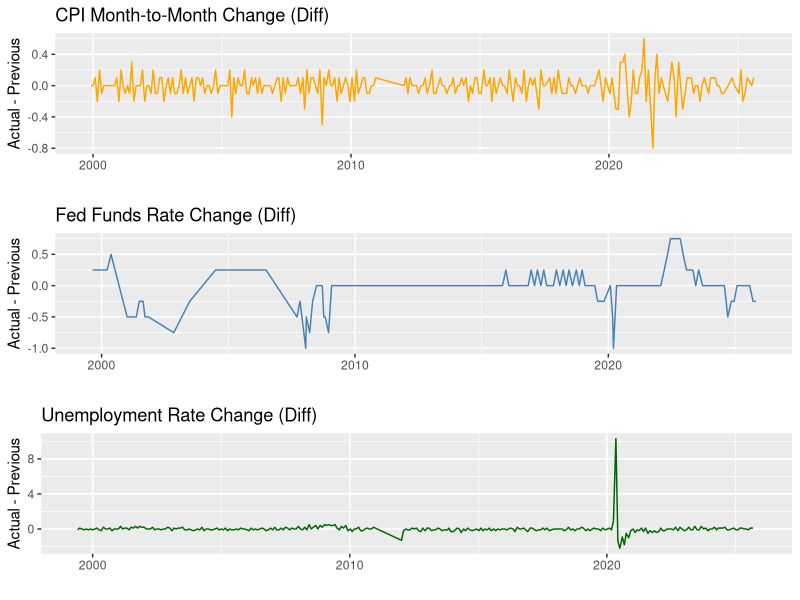
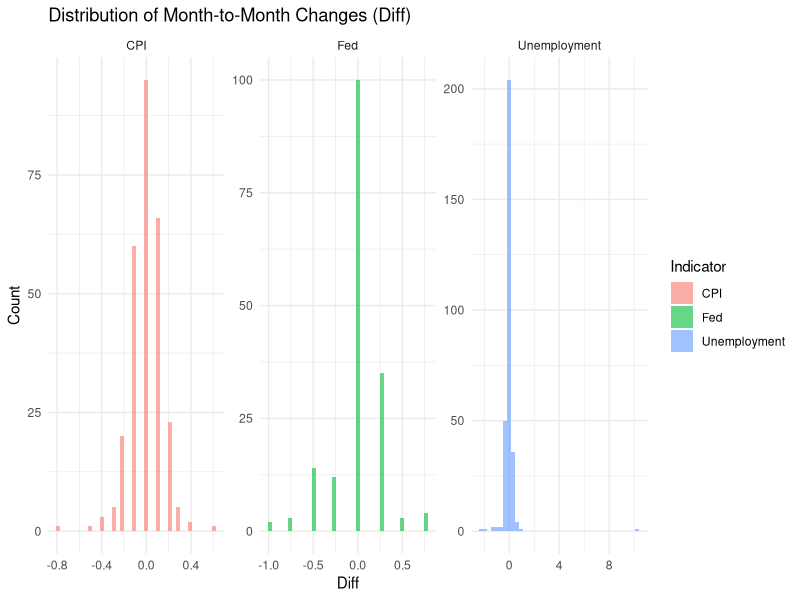
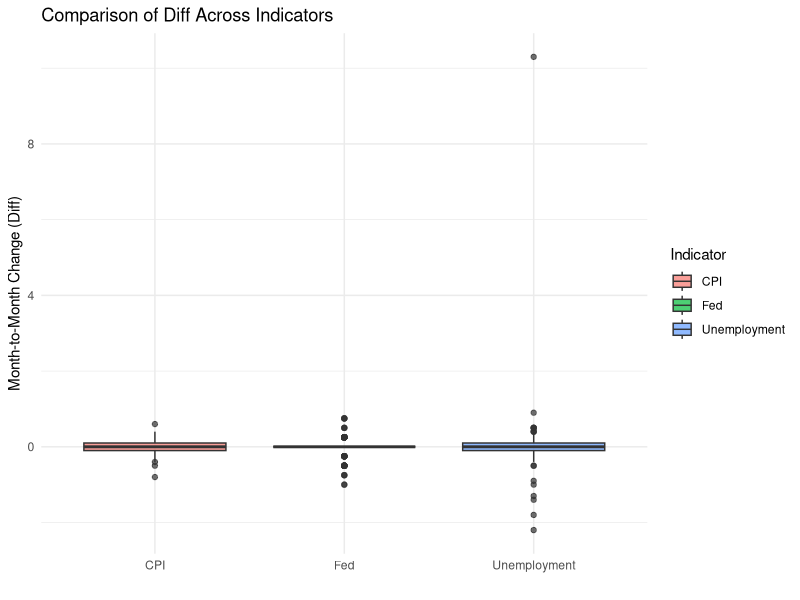
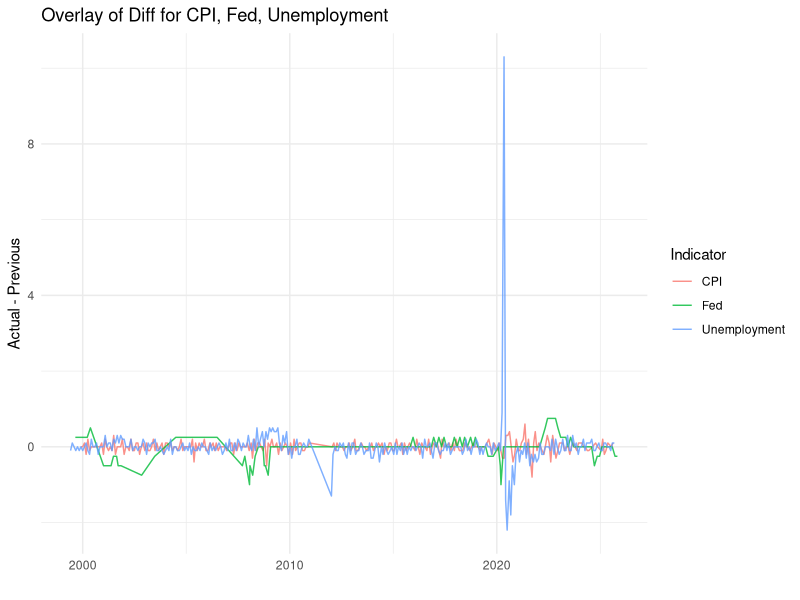
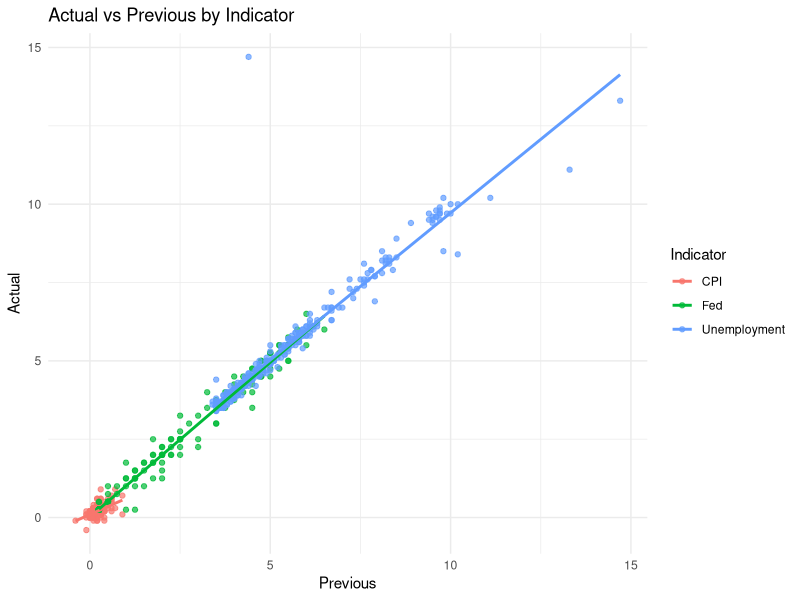

Generate these figures, in order, with R:
library(tidyverse)
library(lubridate)
library(gridExtra)

# -----------------------------
# 1. Load datasets
# -----------------------------
cpi  <- read_csv("cpi_cleaned.csv")
fed  <- read_csv("fed_rate_cleaned.csv")
unemp <- read_csv('unemployment_cleaned.csv')

# -----------------------------
# 2. Convert dates + compute Diff
# -----------------------------
process_macro <- function(df, name) {
  df %>%
    mutate(
      Date = as.Date(Date, format = "%b %d, %Y"),
      Diff = Actual - Previous,
      Indicator = name
    )
}

cpi  <- process_macro(cpi, "CPI")
fed  <- process_macro(fed, "Fed")
unemp <- process_macro(unemp, "Unemployment")

macro_all <- bind_rows(cpi, fed, unemp)

# -----------------------------
# 3. Summary statistics
# -----------------------------
summary_stats <- macro_all %>%
  group_by(Indicator) %>%
  summarise(
    n = n(),
    mean_actual = mean(Actual, na.rm = TRUE),
    sd_actual   = sd(Actual, na.rm = TRUE),
    mean_diff   = mean(Diff, na.rm = TRUE),
    sd_diff     = sd(Diff, na.rm = TRUE),
    min_diff    = min(Diff, na.rm = TRUE),
    max_diff    = max(Diff, na.rm = TRUE)
  )

print(summary_stats)

# -----------------------------
# 4. Time-series plots of Diff
# -----------------------------
p_cpi <- ggplot(cpi, aes(Date, Diff)) +
  geom_line(color = "orange") +
  labs(title = "CPI Month-to-Month Change (Diff)",
       y = "Actual - Previous", x = "")

p_fed <- ggplot(fed, aes(Date, Diff)) +
  geom_line(color = "steelblue") +
  labs(title = "Fed Funds Rate Change (Diff)",
       y = "Actual - Previous", x = "")

p_unemp <- ggplot(unemp, aes(Date, Diff)) +
  geom_line(color = "darkgreen") +
  labs(title = "Unemployment Rate Change (Diff)",
       y = "Actual - Previous", x = "")

grid.arrange(p_cpi, p_fed, p_unemp, ncol = 1)

# -----------------------------
# 5. Histogram for Diff by indicator
# -----------------------------
ggplot(macro_all, aes(Diff, fill = Indicator)) +
  geom_histogram(alpha = 0.6, bins = 40) +
  facet_wrap(~Indicator, scales = "free") +
  labs(title = "Distribution of Month-to-Month Changes (Diff)",
       x = "Diff", y = "Count") +
  theme_minimal()

# -----------------------------
# 6. Boxplots to compare volatility of Diff
# -----------------------------
ggplot(macro_all, aes(Indicator, Diff, fill = Indicator)) +
  geom_boxplot(alpha = 0.7) +
  labs(title = "Comparison of Diff Across Indicators",
       y = "Month-to-Month Change (Diff)", x = "") +
  theme_minimal()

# -----------------------------
# 7. Overlay all 3 indicators’ Diff in one plot
# -----------------------------
ggplot(macro_all, aes(Date, Diff, color = Indicator)) +
  geom_line(alpha = 0.8) +
  labs(title = "Overlay of Diff for CPI, Fed, Unemployment",
       y = "Actual - Previous", x = "") +
  theme_minimal()

# -----------------------------
# 8. Scatter: Actual vs Previous
# -----------------------------
ggplot(macro_all, aes(Previous, Actual, color = Indicator)) +
  geom_point(alpha = 0.7) +
  geom_smooth(method = "lm", se = FALSE) +
  labs(title = "Actual vs Previous by Indicator",
       x = "Previous", y = "Actual") +
  theme_minimal()

# -----------------------------
# 9. Missingness check
# -----------------------------
missing_summary <- macro_all %>%
  summarise(
    missing_actual = sum(is.na(Actual)),
    missing_previous = sum(is.na(Previous)),
    missing_diff = sum(is.na(Diff))
  )

print(missing_summary)
